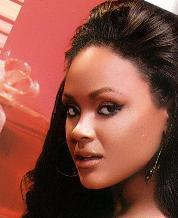
#> input picture image/real/000059.jpg, 178 x 218 px, given as the content of the folder image/ai, which was not available
$ python konsolapp.py
#> lines starting #> are read from the running program, lines starting #| are printed output that depends on the picture; after the words box and inside, x2 and y2 are one past the last pixel; in counts of white or black regions, pixels touching at a corner belong together; pictures that were not available may be replaced by others from this repository, and a replacement may not be noted
import cv2
import numpy as np
from multiprocessing import Pool, cpu_count
import time
import os
import glob
import psutil
import threading
import statistics

ioparallel_lock = threading.Lock()
ioparallel_total = [0.0]
ioserial_total = [0.0]

def process_chunk(args):
    """
    Görüntü parçasını işleyen fonksiyon
    """
    chunk, operation = args
    if operation == 'blur':
        return cv2.GaussianBlur(chunk, (5, 5), 0)
    elif operation == 'edge':
        return cv2.Canny(chunk, 100, 200)
    elif operation == 'grayscale':
        return cv2.cvtColor(chunk, cv2.COLOR_BGR2GRAY)
    return chunk

# [33 lines left out: functions split_image, merge_chunks, parallel_process_image, serial_process_image, not called in this run]

def process_image_parallel(args):
    image_path, operation, output_folder, n_cores = args
    io_time = 0.0
    try:
        t0 = time.time()
        image = cv2.imread(image_path)
        t1 = time.time()
        io_time += t1 - t0
        if image is None:
            return
        t2 = time.time()
        result = process_chunk((image, operation))
        t3 = time.time()
        filename = os.path.splitext(os.path.basename(image_path))[0]
        output_path = os.path.join(output_folder, f"{filename}_{operation}.jpg")
        t4 = time.time()
        cv2.imwrite(output_path, result)
        t5 = time.time()
        io_time += (t5 - t4)
    except Exception:
        pass
    with ioparallel_lock:
        ioparallel_total[0] += io_time

# [34 lines left out: functions process_image_serial, get_core_count, not called in this run]

def clear_folder(folder_path):
    if os.path.exists(folder_path):
        for filename in os.listdir(folder_path):
            file_path = os.path.join(folder_path, filename)
            if os.path.isfile(file_path):
                os.remove(file_path)
    else:
        os.makedirs(folder_path, exist_ok=True)

# [53 lines left out: functions worker, live_cpu_energy_monitor, time_limited_processing_both, not called in this run]

def measure_cpu_ram_during(stop_flag, cpu_samples, ram_samples):
    process = psutil.Process(os.getpid())
    while not stop_flag.is_set():
        cpu_samples.append(psutil.cpu_percent(percpu=True))
        ram_samples.append(process.memory_info().rss / (1024 * 1024))  # MB cinsinden
        time.sleep(0.2)

def get_cpu_average(samples):
    if not samples:
        return 0.0
    per_sample_avg = [statistics.mean(s) for s in samples]
    return statistics.mean(per_sample_avg)

# [4 lines left out: function get_ram_max, not called in this run]

def main():
    input_folder = "image/ai"
    output_folder_parallel = "result/ai"
    output_folder_serial = "resultseri/ai"

    # Sonuç klasörlerini temizle
    clear_folder(output_folder_parallel)
    clear_folder(output_folder_serial)

    image_paths = glob.glob(os.path.join(input_folder, "*.*"))
    operations = ['blur', 'edge', 'grayscale']

    print("Mod seçin:\n1) Kapsamlı karşılaştırma (tablo)\n2) Zaman sınırı ile test (ör: 15 saniye)")
    mode_choice = input("Seçiminiz (1/2): ").strip()
#> the answer given: 1

    if mode_choice == '2':
        while True:
            try:
                duration = int(input("Kaç saniye test edilsin? (örn: 15): "))
                break
            except ValueError:
                print("Geçerli bir sayı girin.")
        max_cores = cpu_count()
        while True:
            try:
                n_cores = int(input(f"Kaç çekirdek kullanılsın? (1-{max_cores}): "))
                if 1 <= n_cores <= max_cores:
                    break
                else:
                    print(f"1 ile {max_cores} arasında bir sayı girin.")
            except ValueError:
                print("Geçerli bir sayı girin.")
        time_limited_processing_both(n_cores, duration, image_paths, operations, output_folder_parallel, output_folder_serial)
        return

    # Varsayılan: kapsamlı karşılaştırma
    max_cores = cpu_count()
    test_cores = [1]
    if max_cores >= 2:
        test_cores.append(2)
    if max_cores >= 4:
        test_cores.append(4)
    if max_cores >= 8:
        test_cores.append(8)
    if max_cores > 8:
        test_cores.append(max_cores)

    print("\nÇekirdek sayısına göre paralel işleme karşılaştırması:")
    print(f"{'Çekirdek':<10}{'Süre (sn)':<15}{'I/O Süresi (sn)':<18}{'Ortalama CPU (%)':<20}{'Maks RAM (MB)':<15}{'Enerji Skoru':<15}")
    print("-"*95)

    for n_cores in test_cores:
        jobs_parallel = []
        ioparallel_total[0] = 0.0
        for image_path in image_paths:
            for operation in operations:
                jobs_parallel.append((image_path, operation, output_folder_parallel, n_cores))
        cpu_samples = []
        ram_samples = []
        stop_flag = threading.Event()
        t = threading.Thread(target=measure_cpu_ram_during, args=(stop_flag, cpu_samples, ram_samples))
        t.start()
        start_parallel = time.time()
        with Pool(n_cores) as pool:
            pool.map(process_image_parallel, jobs_parallel)
        end_parallel = time.time()
        stop_flag.set()
        t.join()
        elapsed = end_parallel - start_parallel
        avg_cpu = get_cpu_average(cpu_samples)
        max_ram = get_ram_max(ram_samples)
        energy_score = elapsed * avg_cpu
        io_time = ioparallel_total[0]
        print(f"{n_cores:<10}{elapsed:<15.2f}{io_time:<18.2f}{avg_cpu:<20.2f}{max_ram:<15.2f}{energy_score:<15.2f}")
#> this loop made 1 pass
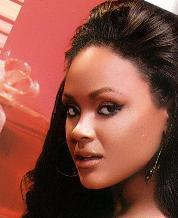
#> input picture image/real/000059.jpg, 178 x 218 px, given as the content of the folder image/ai, which was not available
#> pass 1, in process_image_parallel, `result = process_chunk((image, operation))`:
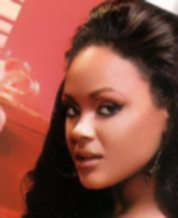
#> result: shape (218, 178, 3); mean B, G, R 64, 76.4, 137.4
#> pass 1, in process_image_parallel (call 2), `result = process_chunk((image, operation))`:
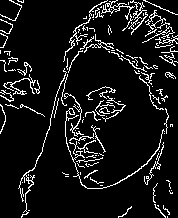
#> result: shape (218, 178); 9.1% white in thin lines or dots
#> pass 1, in process_image_parallel (call 3), `result = process_chunk((image, operation))`:
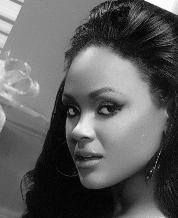
#> result: shape (218, 178); min 0, max 255, mean 93.3

    print("\nSeri işleme karşılaştırması:")
    jobs_serial = []
    ioserial_total[0] = 0.0
    for image_path in image_paths:
        for operation in operations:
            jobs_serial.append((image_path, operation, output_folder_serial))
    cpu_samples = []
    ram_samples = []
    stop_flag = threading.Event()
    t = threading.Thread(target=measure_cpu_ram_during, args=(stop_flag, cpu_samples, ram_samples))
    t.start()
    start_serial = time.time()
    for job in jobs_serial:
        process_image_serial(job)
    end_serial = time.time()
    stop_flag.set()
    t.join()
    elapsed = end_serial - start_serial
    avg_cpu = get_cpu_average(cpu_samples)
    max_ram = get_ram_max(ram_samples)
    energy_score = elapsed * avg_cpu
    io_time = ioserial_total[0]
    print(f"{'Seri':<10}{elapsed:<15.2f}{io_time:<18.2f}{avg_cpu:<20.2f}{max_ram:<15.2f}{energy_score:<15.2f}")

if __name__ == "__main__":
#> (the run stopped early here; a loop or call above may not have finished)

$ run again, on image/real/000137.jpg
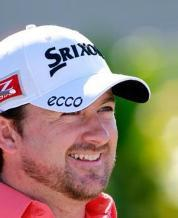
#> input picture image/real/000137.jpg, 178 x 218 px, given as the content of the folder image/ai, which was not available
#> the loop in main, `for n_cores in test_cores:` made 1 pass
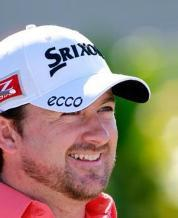
#> input picture image/real/000137.jpg, 178 x 218 px, given as the content of the folder image/ai, which was not available
#> pass 1, in process_image_parallel (call 2), `result = process_chunk((image, operation))`:
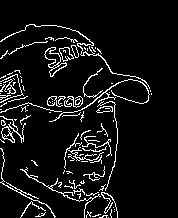
#> result: shape (218, 178); 7.6% white in thin lines or dots, all inside (x1, y1, x2, y2) = (0, 24, 152, 218)
#> pass 1, in process_image_parallel (call 3), `result = process_chunk((image, operation))`:
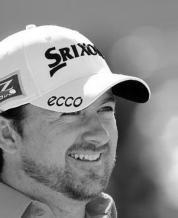
#> result: shape (218, 178); min 0, max 255, mean 137.4

$ run again, on image/real/000206.jpg
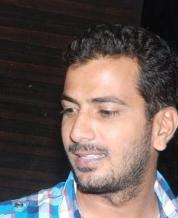
#> input picture image/real/000206.jpg, 178 x 218 px, given as the content of the folder image/ai, which was not available
#> the loop in main, `for n_cores in test_cores:` made 1 pass
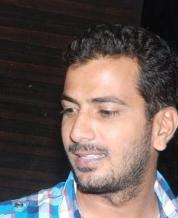
#> input picture image/real/000206.jpg, 178 x 218 px, given as the content of the folder image/ai, which was not available
#> pass 1, in process_image_parallel (call 2), `result = process_chunk((image, operation))`:
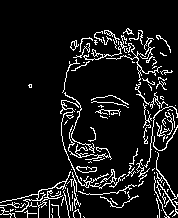
#> result: shape (218, 178); 9.3% white in thin lines or dots, all inside (x1, y1, x2, y2) = (0, 28, 178, 218)
#> pass 1, in process_image_parallel (call 3), `result = process_chunk((image, operation))`:
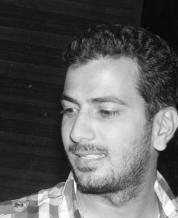
#> result: shape (218, 178); min 3, max 255, mean 92.5
